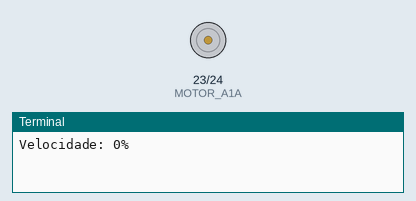
Simulated run of this program. Board: Raspberry Pi (BCM pin numbers). Parts: motor-driver pin pairs drawn as motors (green arrow = first pin HIGH = forward, orange = second pin HIGH = backward, longer = more drive), the last lines printed to the terminal.

Above: at 0.1 s.
At 8.1 s:
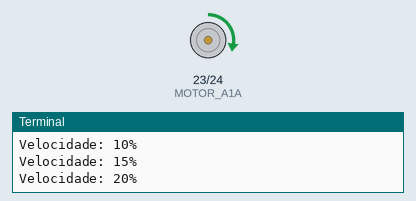
At 18.1 s:
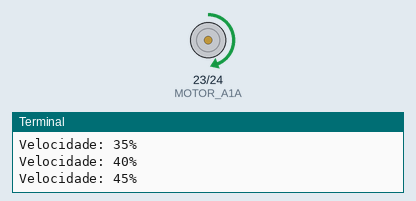
At 38.1 s:
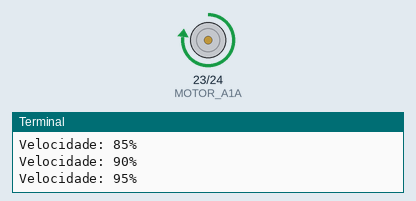
Timing chart, 0 to 39.6 s (numbered marks = the images above):
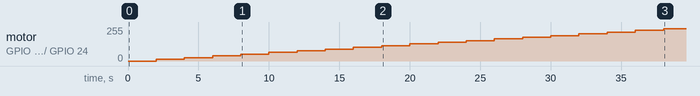

Measured:
- by itself, motor on GPIO 23 (MOTOR_A1A) / GPIO 24 (MOTOR_A1B): moves from stopped to forward 242/255 over 36.0 s

The program:

main.py
```python
import RPi.GPIO as GPIO
import time

MOTOR_A1A = 23  # ← Seu pino
MOTOR_A1B = 24  # ← Seu pino

GPIO.setmode(GPIO.BCM)
GPIO.setup(MOTOR_A1A, GPIO.OUT)
GPIO.setup(MOTOR_A1B, GPIO.OUT)

pwm_a = GPIO.PWM(MOTOR_A1A, 100)
pwm_b = GPIO.PWM(MOTOR_A1B, 100)
pwm_a.start(0)
pwm_b.start(0)

# Teste: aumenta devagar pra achar o RPM certo
try:
    for speed in range(0, 101, 5):
        pwm_a.ChangeDutyCycle(speed)
        pwm_b.ChangeDutyCycle(0)
        print(f"Velocidade: {speed}%")
        time.sleep(2)

    # Para o motor
    pwm_a.ChangeDutyCycle(0)
    print("Motor parado")

except KeyboardInterrupt:
    pwm_a.ChangeDutyCycle(0)
    pwm_b.ChangeDutyCycle(0)
    GPIO.cleanup()
```
